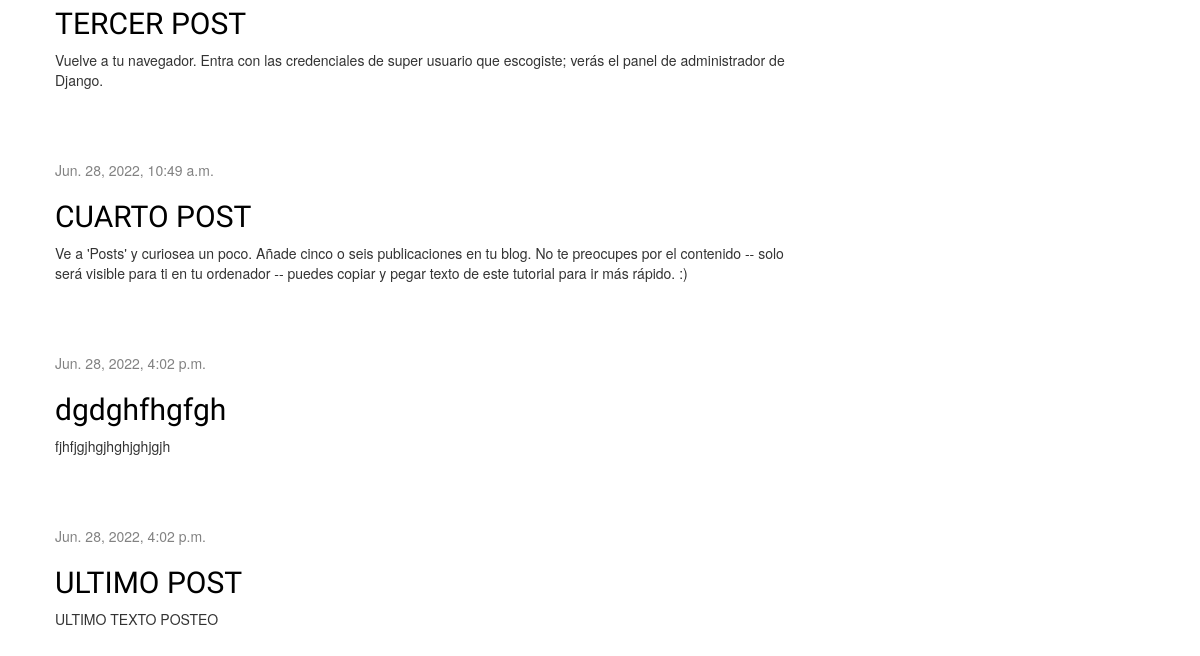
The app's page / (lower part), older data.
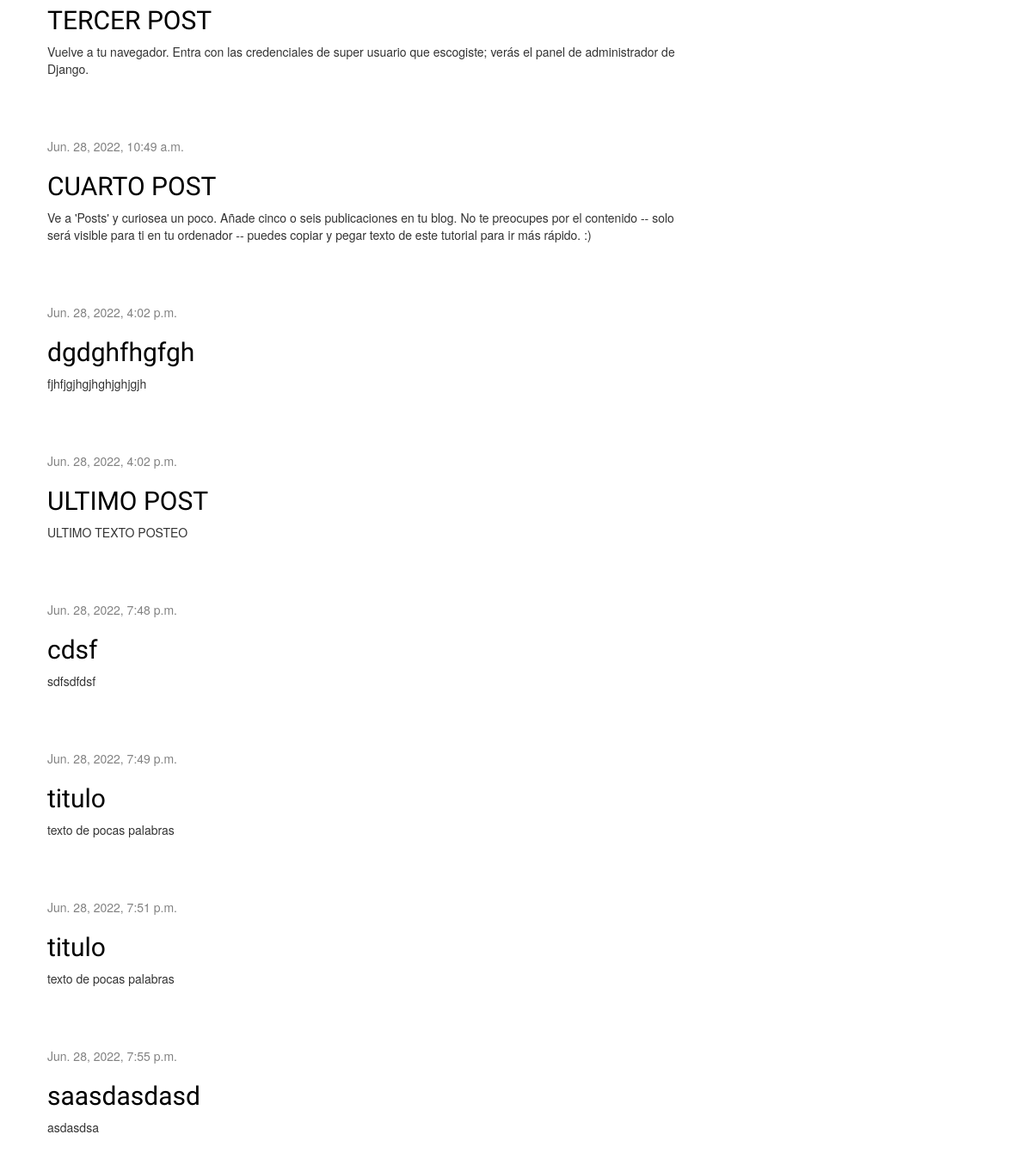
The same page, newer data.
### blog/models.py (models this page shows, shortened)
class Post(models.Model):
    author = models.ForeignKey(settings.AUTH_USER_MODEL, on_delete=models.CASCADE)
    title = models.CharField(max_length=200)
    text = models.TextField()
    created_date = models.DateTimeField(
            default=timezone.now)
    published_date = models.DateTimeField(
            blank=True, null=True)

### blog/views.py (the view)
# urls.py: path('', views.post_list, name='post_list'),
def post_list(request):
    posts = Post.objects.filter(published_date__lte=timezone.now()).order_by('published_date')
    return render(request, 'blog/post_list.html', {'posts':posts})

### blog/templates/blog/post_list.html
{% extends 'blog/base.html' %}
{% block content %}
    {% for post in posts %}
        <div class="post">
            <div class="date">
                {{ post.published_date }}
            </div>
            <h2><a href="{% url 'post_detail' pk=post.pk %}">{{ post.title }}</a></h2>
            <p>{{ post.text|linebreaksbr }}</p>
        </div>
    {% endfor %}
{% endblock %}

### blog/templates/blog/base.html (shortened to what this page needs)
{% load static %}
<html>
    <head>
        <link rel="stylesheet" href="//maxcdn.bootstrapcdn.com/bootstrap/3.2.0/css/bootstrap.min.css">
        <link rel="stylesheet" href="//maxcdn.bootstrapcdn.com/bootstrap/3.2.0/css/bootstrap-theme.min.css">
        <link rel="stylesheet" href="{% static 'css/blog.css' %}">
    </head>
    <body>
        <div class="content container">
            <div class="row">
                <div class="col-md-8">
                {% block content %}
                {% endblock %}
                </div>
            </div>
        </div>
    </body>
</html>

### blog/static/css/blog.css (style rules this page uses)
body { background-color: radial-gradient(circle, #666) }
.content { margin-left: 40px; }
h1, h2, h3, h4 { font-family: 'Lobster', cursive; color: #ffffff; }
.date { color: #828282; }
.post { margin-bottom: 70px; }
.post h2 a, .post h2 a:visited { color: #000000; }

Row changes from the older to the newer data that the page shows:
added Post: published_date "Jun. 28, 2022, 7:48 p.m.", title "cdsf", text "sdfsdfdsf"
added Post: published_date "Jun. 28, 2022, 7:49 p.m.", title "titulo", text "texto de pocas palabras"
added Post: published_date "Jun. 28, 2022, 7:51 p.m.", title "titulo", text "texto de pocas palabras"
added Post: published_date "Jun. 28, 2022, 7:55 p.m.", title "saasdasdasd", text "asdasdsa"
